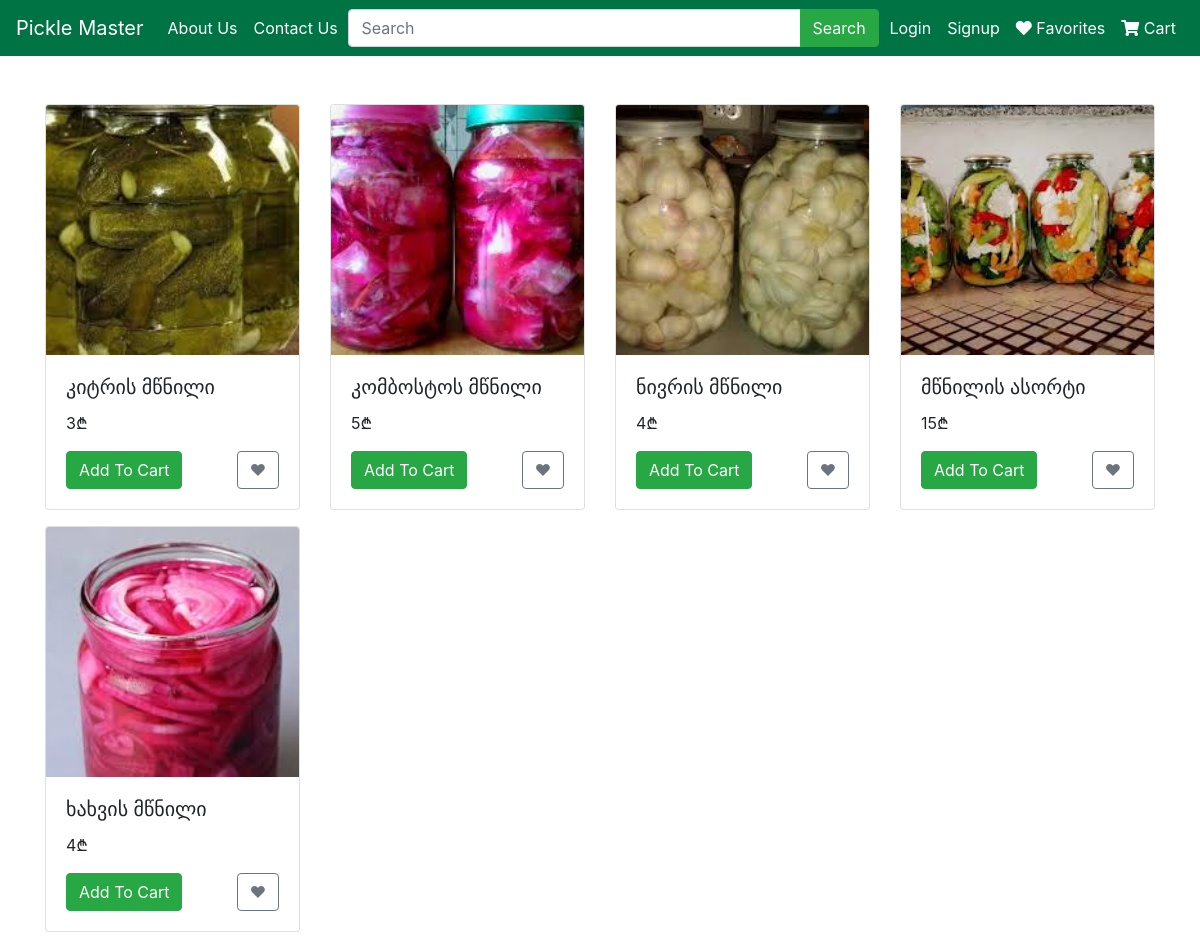
The page / on the database its author committed.
### models/Product.py (models this page shows)
class Product(db.Model):
    __tablename__ = "products"
    id = db.Column(db.Integer(), primary_key=True)
    name = db.Column(db.String(), nullable=False)
    price = db.Column(db.Integer(), nullable=False)
    image = db.Column(db.String())
    cart = db.relationship('Cart', back_populates='product')

### routes.py (the view, shortened to what this page needs)
@app.route("/", methods=['GET', 'POST'])
def home():
    search_form = SearchForm()
    product_form = ProductForm()
    if search_form.validate_on_submit():
        search_query = search_form.searchBar.data
        products = Product.query.filter(Product.name.ilike(f"%{search_query}%")).all()
    else:
        products = Product.query.all()
    return render_template("home.html", products=products, search_form=search_form, product_form=product_form)

### forms/SearchForm.py
class SearchForm(FlaskForm):
    searchBar = StringField('Search bar')
    searchButton = SubmitField('Search')

### forms/ProductForm.py
class ProductForm(FlaskForm):
    productId = StringField()
    addToCart = SubmitField('Add to cart')
    favorite = SubmitField('❤')

### templates/home.html (shortened to what this page needs)
{% extends "base.html" %}
{% block body %}
<div class="container mt-5">
    <div class="row">
        {% for product in products %}
        {% include "fragments/product_card.html" %}
        {% endfor %}
    </div>
</div>
{% endblock %}

### templates/base.html (shortened to what this page needs)
<!DOCTYPE html>
<html lang="en">
<head>
    <link href="https://maxcdn.bootstrapcdn.com/bootstrap/4.5.2/css/bootstrap.min.css" rel="stylesheet">
    <link href="https://cdnjs.cloudflare.com/ajax/libs/font-awesome/5.15.4/css/all.min.css" rel="stylesheet">
</head>
<body>
{% include "fragments/navbar.html" %}
{% block body %}
{% endblock %}
</body>
</html>

### templates/fragments/navbar.html (shortened to what this page needs)
<nav class="navbar navbar-expand-lg navbar-dark custom-navbar">
    <a class="navbar-brand" href="/">Pickle Master</a>
    <div class="collapse navbar-collapse" id="navbarNav">
        <ul class="navbar-nav mr-auto">
            <li class="nav-item">
                <a class="nav-link" href="#">About Us</a>
            </li>
            <li class="nav-item">
                <a class="nav-link" href="#">Contact Us</a>
            </li>
        </ul>
        <form class="form-inline my-2 my-lg-0 mx-auto" method="post" enctype="multipart/form-data">
            <div class="input-group">
                {{ search_form.searchBar(class="form-control", placeholder="Search") }}
                <div class="input-group-append">
                    {{ search_form.searchButton(class="btn btn-success", type="submit") }}
                </div>
            </div>
        </form>
        <ul class="navbar-nav ml-auto">
             {% if current_user.is_authenticated %}
                {% if current_user.role == 'Admin' %}
                    <li class="nav-item">
                        <a class="nav-link" href="/addProduct">Add Product</a>
                    </li>
                    <li class="nav-item">
                        <a class="nav-link" href="/deleteProduct">Delete Product</a>
                    </li>
                {% else %}
                    <li class="nav-item">
                        <a class="nav-link" href="/addProduct">Add Product</a>
                    </li>
                {% endif %}
                <li class="nav-item">
                    <a class="nav-link" href="/logout">Logout</a>
                </li>
            {% else %}
                <li class="nav-item">
                    <a class="nav-link" href="/login">Login</a>
                </li>
                <li class="nav-item">
                    <a class="nav-link" href="/signup">Signup</a>
                </li>
            {% endif %}
            <li class="nav-item">
                <a class="nav-link" href="/favorite">
                    <i class="fas fa-heart"></i> Favorites
                </a>
            </li>
            <li class="nav-item">
                <a class="nav-link" href="/cart">
                    <i class="fas fa-shopping-cart"></i> Cart
                </a>
            </li>
        </ul>
    </div>
</nav>

### templates/fragments/product_card.html (shortened to what this page needs)
<div class="col-md-3 mb-3">
    <div class="card card-custom">
        <img src="static/images/{{ product.image }}" class="card-img-top" alt="Product Image">
        <div class="card-body">
            <h5 class="card-title">{{ product.name }}</h5>
            <p class="card-text">{{ product.price }}₾</p>
            <form method="post" enctype="multipart/form-data">
                <div class="d-flex justify-content-between">
                    {% if current_user.is_authenticated %}
                        {{ product_form.addToCart(class="btn btn-success") }}
                    {% else %}
                        <a class="btn btn-success" href="/login">Add To Cart</a>
                    {% endif %}
                    {{ product_form.favorite(class="btn btn-outline-secondary") }}
                </div>
            </form>
        </div>
    </div>
</div>

### templates/fragments/navbar.html (style rules this page uses)
.custom-navbar { background-color: #007345 !important; }
.custom-navbar .nav-link, .custom-navbar .navbar-brand { color: #ffffff !important; }
.custom-navbar .nav-link { border-radius: 5px; transition: background-color 0.3s ease; }
.custom-navbar .form-inline { justify-content: center; }
.custom-navbar .form-inline { flex-grow: 1; }
.custom-navbar .input-group { width: 99%; }

### templates/home.html (style rules this page uses)
.card-custom .card-img-top { height: 250px; object-fit: cover; }

### rows shown on the page
Product: image (picture), name "კიტრის მწნილი", price "3"
Product: image (picture), name "კომბოსტოს მწნილი", price "5"
Product: image (picture), name "ნივრის მწნილი", price "4"
Product: image (picture), name "მწნილის ასორტი", price "15"
Product: image (picture), name "ხახვის მწნილი", price "4"
